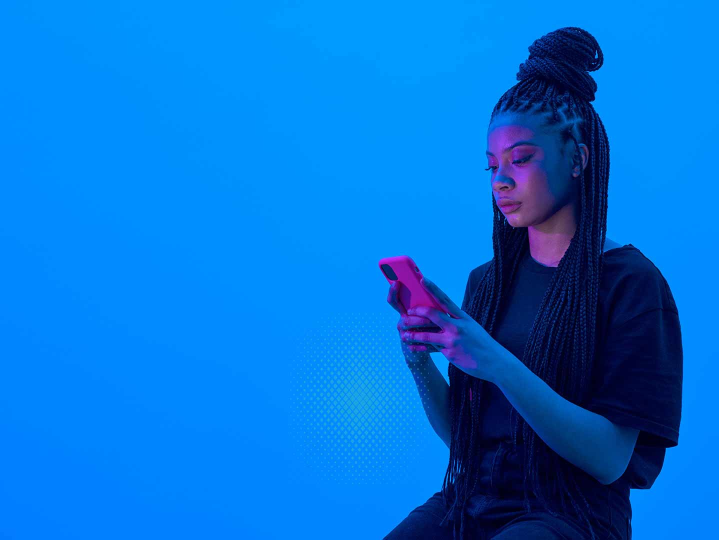
#> input picture assets/hero-3-before-neon.jpg, 1438 x 1079 px, found by its file name (shown at 1/2 size)
$ python apply_neon_hero.py
#> lines starting #> are read from the running program, lines starting #| are printed output that depends on the picture
from pathlib import Path

from PIL import Image, ImageChops, ImageDraw, ImageFilter


ROOT = Path(__file__).resolve().parents[1]
TARGET = ROOT / "public" / "assets" / "hero-3.jpg"
BACKUP = ROOT / "public" / "assets" / "hero-3-before-neon.jpg"


def cubic(p0, p1, p2, p3, steps=90):
    points = []
    for index in range(steps + 1):
        t = index / steps
        mt = 1 - t
        x = (
            mt**3 * p0[0]
            + 3 * mt**2 * t * p1[0]
            + 3 * mt * t**2 * p2[0]
            + t**3 * p3[0]
        )
        y = (
            mt**3 * p0[1]
            + 3 * mt**2 * t * p1[1]
            + 3 * mt * t**2 * p2[1]
            + t**3 * p3[1]
        )
        points.append((round(x), round(y)))
    return points


def draw_neon(layer, points, color=(0, 225, 255), core_width=5):
    glow_color = (*color, 255)
    draw = ImageDraw.Draw(layer)
    for width, alpha, blur in (
        (core_width * 16, 34, 34),
        (core_width * 9, 58, 20),
        (core_width * 5, 96, 10),
    ):
        glow = Image.new("RGBA", layer.size, (0, 0, 0, 0))
        ImageDraw.Draw(glow).line(points, fill=(*color, alpha), width=width, joint="curve")
        layer.alpha_composite(glow.filter(ImageFilter.GaussianBlur(blur)))

    draw.line(points, fill=glow_color, width=core_width, joint="curve")
    draw.line(points, fill=(175, 255, 255, 230), width=max(1, core_width // 2), joint="curve")


def screen(base, overlay):
    return ImageChops.screen(base.convert("RGB"), overlay.convert("RGB"))


def main():
    if not BACKUP.exists():
        BACKUP.write_bytes(TARGET.read_bytes())

    source = BACKUP if BACKUP.exists() else TARGET
    base = Image.open(source).convert("RGB")
#> base is the input picture: PIL image 1438x1079 RGB; mean R, G, B 4.2, 114.5, 213.9
    width, height = base.size
#> width = 1438; height = 1079
    neon = Image.new("RGBA", base.size, (0, 0, 0, 0))
#> neon: PIL image 1438x1079 RGBA; every value is 0

    outer_body = cubic(
        (1195, 70),
        (1350, 150),
        (1270, 420),
        (1405, 650),
        120,
    ) + cubic((1405, 650), (1335, 760), (1340, 965), (1190, 1065), 90)
    draw_neon(neon, outer_body, (0, 215, 255), 5)
#> after the loop in draw_neon, `for width, alpha, blur in (`:
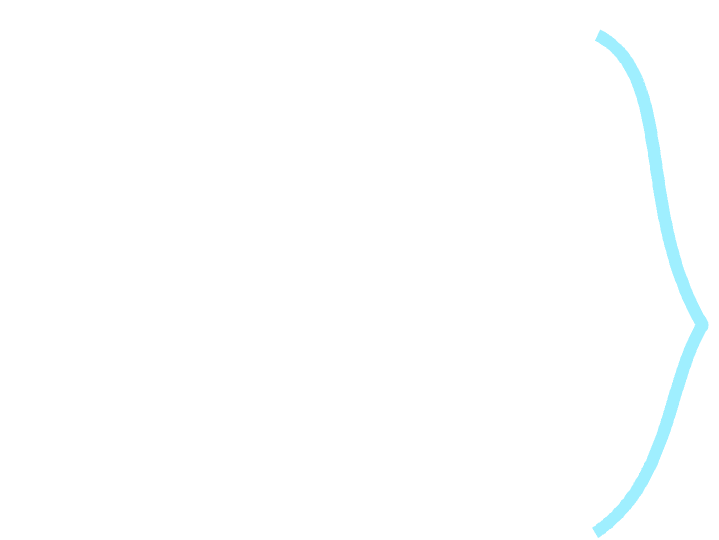
#> glow: PIL image 1438x1079 RGBA (shown at 1/2 size); mean R, G, B, A 0, 3.8, 4.5, 1.7; transparent parts drawn white
#> after the loop in draw_neon, `for width, alpha, blur in (`:
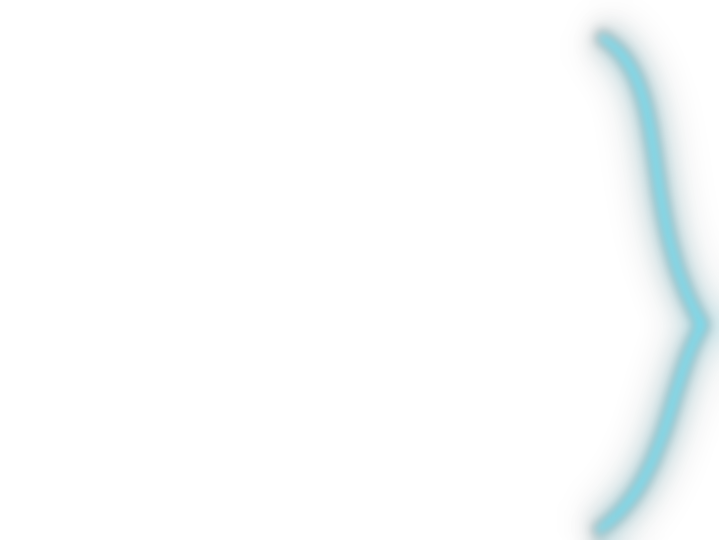
#> layer: PIL image 1438x1079 RGBA (shown at 1/2 size); mean R, G, B, A 0, 9.8, 11.6, 4.9; transparent parts drawn white

    bun_rim = cubic((1115, 88), (1165, 38), (1235, 54), (1268, 130), 70)
    draw_neon(neon, bun_rim, (24, 104, 255), 3)

    shoulder_sweep = cubic((1195, 530), (1290, 560), (1352, 690), (1288, 790), 80)
    draw_neon(neon, shoulder_sweep, (0, 255, 238), 4)
#> call 3 of draw_neon, with color = (0, 255, 238), core_width = 4
#> after the loop in draw_neon (call 3), `for width, alpha, blur in (`:
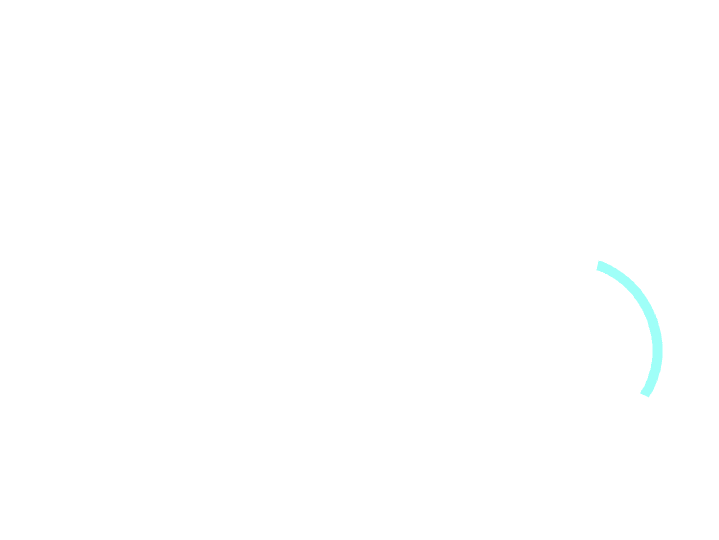
#> glow: PIL image 1438x1079 RGBA (shown at 1/2 size); mean R, G, B, A 0, 1, 1, 0.4; transparent parts drawn white
#> after the loop in draw_neon (call 3), `for width, alpha, blur in (`:
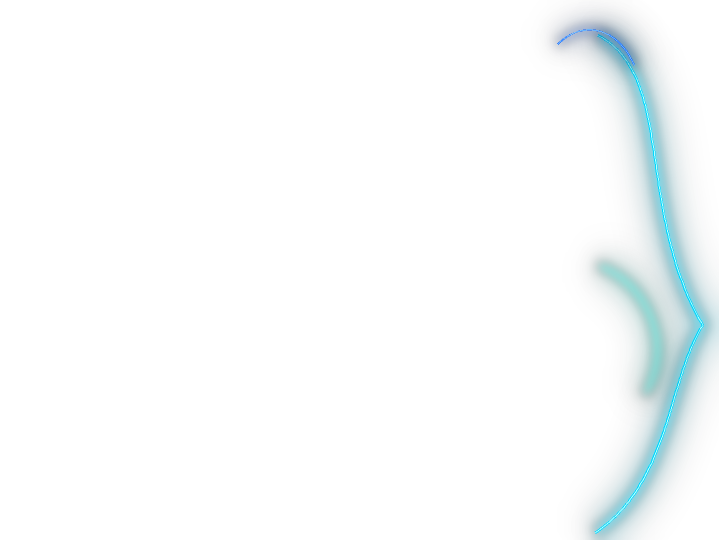
#> layer: PIL image 1438x1079 RGBA (shown at 1/2 size); mean R, G, B, A 0.3, 11.4, 13.4, 6.9; transparent parts drawn white

    hand_phone = cubic((760, 520), (705, 595), (770, 705), (875, 665), 90)
    draw_neon(neon, hand_phone, (0, 245, 255), 3)

    forearm = cubic((840, 650), (935, 680), (1015, 610), (1088, 565), 80)
    draw_neon(neon, forearm, (18, 140, 255), 3)
#> after the loop in draw_neon (call 5), `for width, alpha, blur in (`:
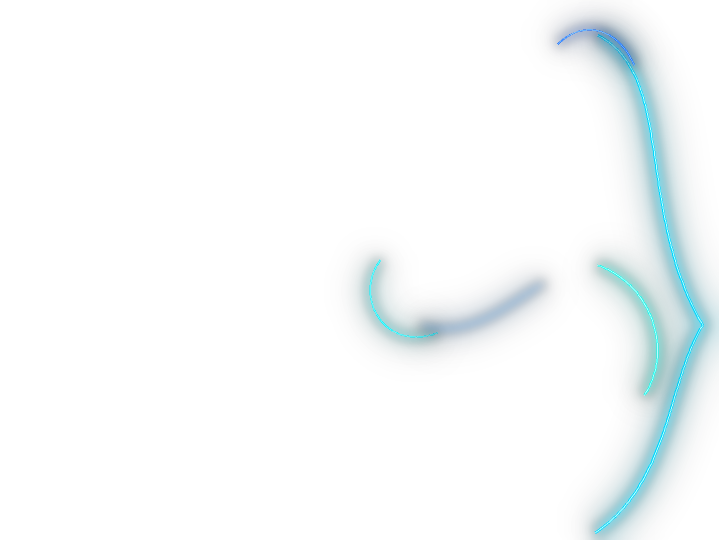
#> layer: PIL image 1438x1079 RGBA (shown at 1/2 size); mean R, G, B, A 0.5, 13.9, 16.6, 8.6; transparent parts drawn white

    bloom = neon.filter(ImageFilter.GaussianBlur(8))
    combined = screen(base, bloom)
#> in screen, `return ImageChops.screen(base.convert("RGB"), overlay.convert("RGB"))`:
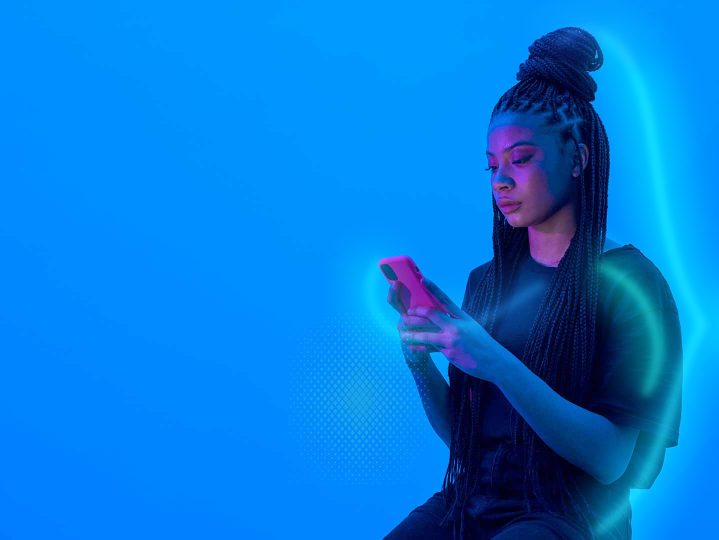
#> returned value: PIL image 1438x1079 RGB (shown at 1/2 size); mean R, G, B 4.8, 123.7, 219.1
    combined = Image.alpha_composite(combined.convert("RGBA"), neon)
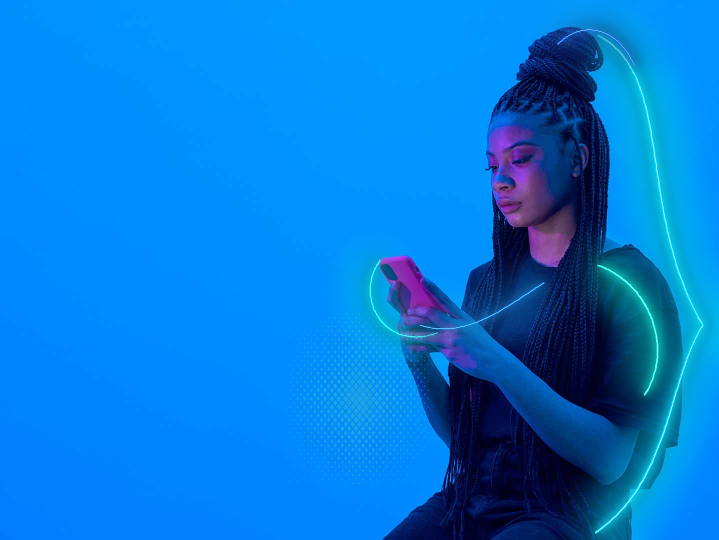
#> combined: PIL image 1438x1079 RGBA (shown at 1/2 size); mean R, G, B, A 4.7, 122.3, 216.5, 255

    vignette = Image.new("RGBA", base.size, (0, 0, 0, 0))
    vignette_draw = ImageDraw.Draw(vignette)
    vignette_draw.rectangle((0, 0, width, height), fill=(0, 18, 85, 18))
    final = Image.alpha_composite(combined, vignette).convert("RGB")
    final.save(TARGET, quality=94, subsampling=0, optimize=True)


if __name__ == "__main__":
    main()

$ run again, with assets/hero-2.jpg copied over assets/hero-3-before-neon.jpg
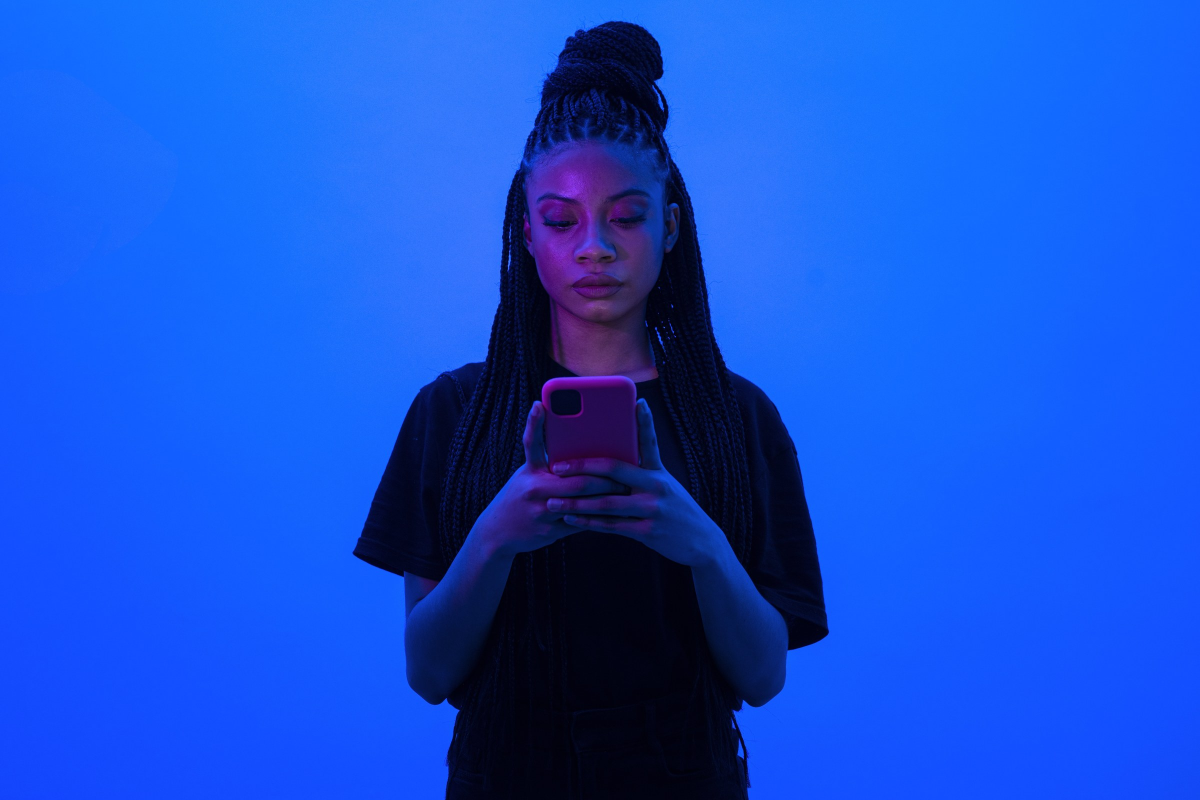
#> input picture assets/hero-2.jpg, 2400 x 1600 px, found by its file name (shown at 1/2 size)
#> in main, base is the input picture: PIL image 2400x1600 RGB; mean R, G, B 21.8, 80.1, 209.1
#> after the loop in draw_neon, `for width, alpha, blur in (`:
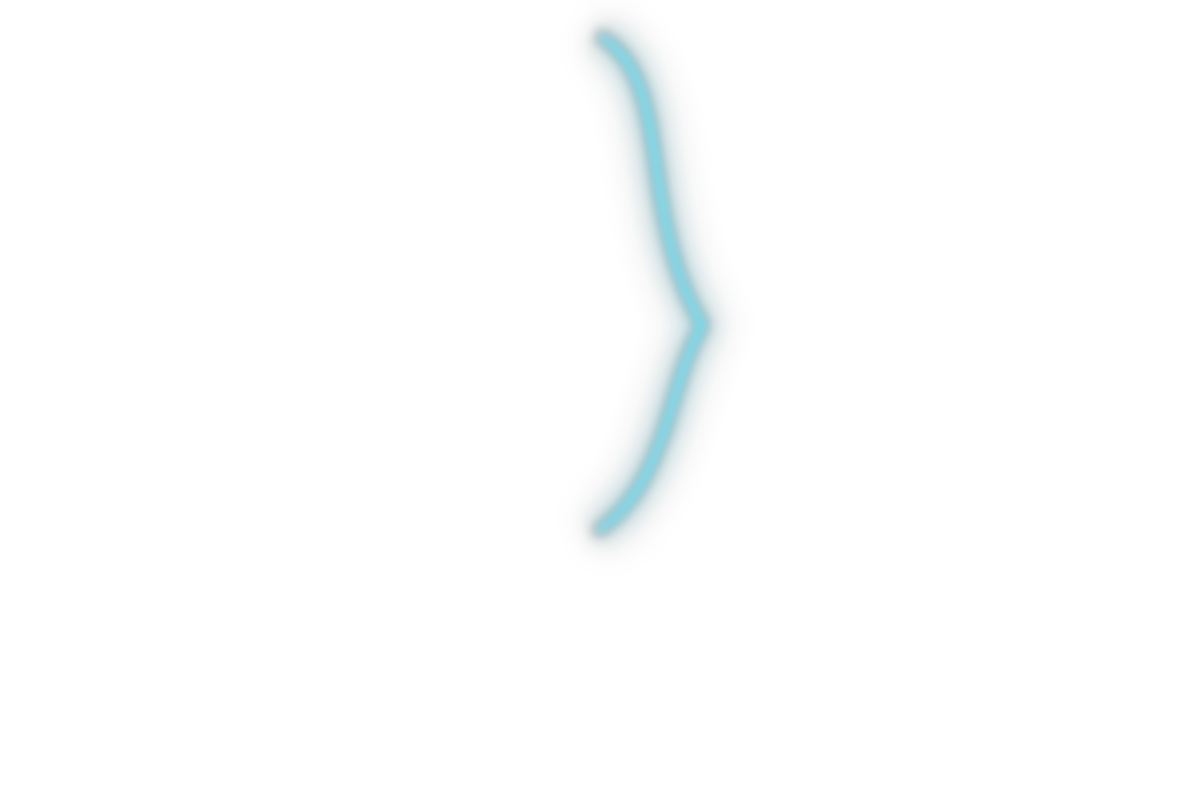
#> layer: PIL image 2400x1600 RGBA (shown at 1/2 size); mean R, G, B, A 0, 4.1, 4.8, 2; transparent parts drawn white
#> in screen, `return ImageChops.screen(base.convert("RGB"), overlay.convert("RGB"))`:
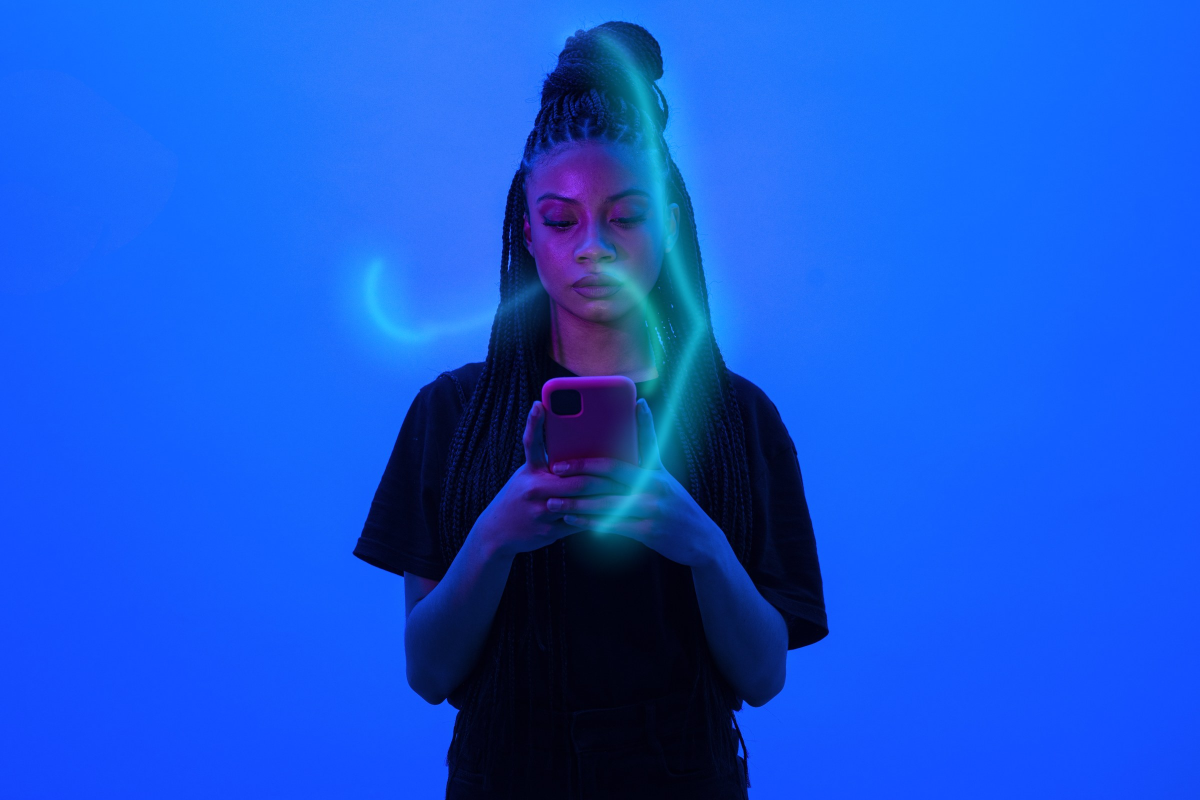
#> returned value: PIL image 2400x1600 RGB (shown at 1/2 size); mean R, G, B 22, 84.9, 213
